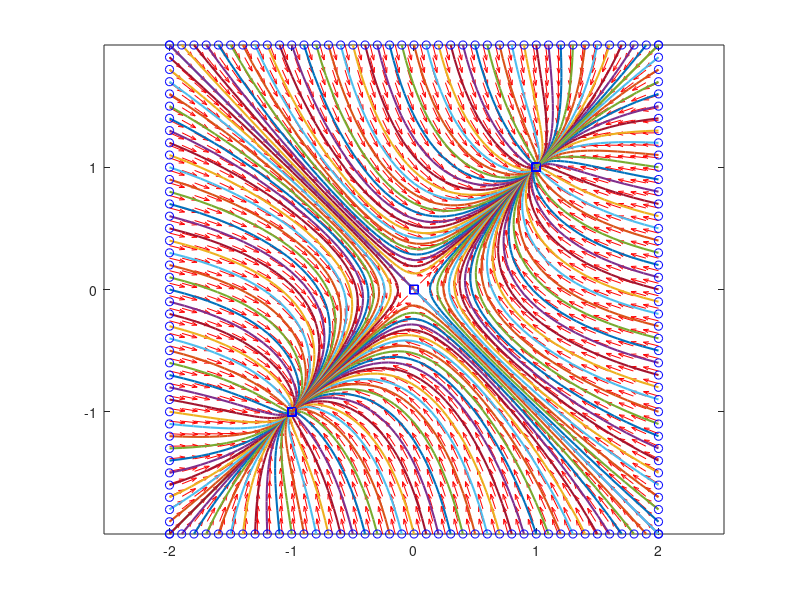

The MATLAB script that drew this image:
clear
close all
clc

A = [0 1;1 0];

[e_vec, e_val] = eig(A)

A = [-3 1;1 -3];

[e_vec, e_val] = eig(A)

%% phase portraits
%Followed the example found in http://matlab.cheme.cmu.edu/2011/08/09/phase-portraits-of-a-system-of-odes/
func = @(t, X) [-X(1)^3+X(2); X(1) - X(2)^3];

x1 = linspace(-2, 2, 40);
x2 = linspace(-2, 2, 40);

[x,y] = meshgrid(x1, x2);
u = zeros(size(x));
v = zeros(size(x));

% compute x_d1 and x_d2
t = 0;
for iter = 1:numel(x)
    x_d_res = func(t, [x(iter),y(iter)]);
    u(iter) = x_d_res(1);
    v(iter) = x_d_res(2);
end

len = sqrt(u.^2+v.^2);
quiver(x,y,u./len,v./len,'r')
% figure(gcf)
axis tight equal;

hold on
for point_iter = -2:0.1:2
    [~, points] = ode45(func,[0,10],[2;point_iter]);
    plot(points(:,1), points(:,2),'LineWidth',1.5)
    plot(points(1,1), points(1,2),'bo')
    plot(points(end,1), points(end,2),'bs')
    
    [~, points] = ode45(func,[0,10],[-2;point_iter]);
    plot(points(:,1), points(:,2),'LineWidth',1.5)
    plot(points(1,1), points(1,2),'bo')
    plot(points(end,1), points(end,2),'bs')
    
    [~, points] = ode45(func,[0,10],[point_iter;2]);
    plot(points(:,1), points(:,2),'LineWidth',1.5)
    plot(points(1,1), points(1,2),'bo')
    plot(points(end,1), points(end,2),'bs')
    
    [~, points] = ode45(func,[0,10],[point_iter;-2]);
    plot(points(:,1), points(:,2),'LineWidth',1.5)
    plot(points(1,1), points(1,2),'bo')
    plot(points(end,1), points(end,2),'bs')
end

%%% It's clear from the phase portrait that there are 2 stable nodes and 1
%%% saddle point.
